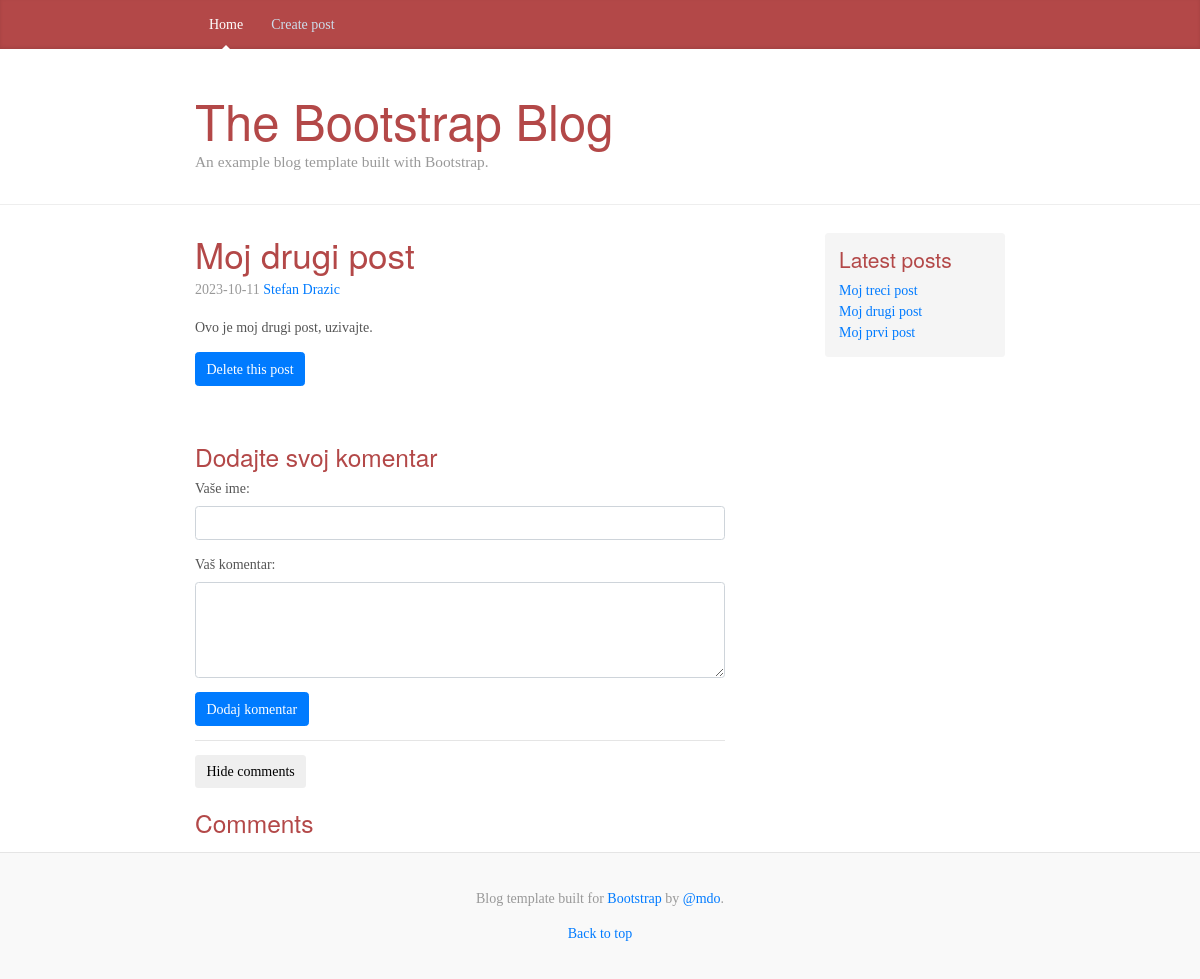
The page /single-post.php?post_id=2 on the database its author committed.
### tables this page shows
CREATE TABLE posts (
    id int auto_increment,
    title varchar(255) not null,
    body TEXT not null,
    author int not null,
    created_at date not null,
    PRIMARY KEY (id),
    FOREIGN KEY (author) REFERENCES users(id)
);

CREATE TABLE users (
    id int auto_increment,
    first_name varchar(100) not null,
    last_name varchar(100) not null,
    PRIMARY KEY (id)
);

### db.php (called while the page is built, shortened)
<?php
function getData($sql, $connection, $fetchAll = false)
{
    $statement = $connection->prepare($sql);
    $statement->execute();
    $statement->setFetchMode(PDO::FETCH_ASSOC);
    return $fetchAll ? $statement->fetchAll() : $statement->fetch();
}
?>

### single-post.php (the view, shortened to what this page needs)
<?php include('db.php') ?>
<?php include('header.php') ?>
<main role="main" class="container">
    <div class="row">
        <div class="col-sm-8 blog-main">
            <?php
            if (isset($_GET['post_id'])) {
                $sql1 = "SELECT p.*, users.id as userID, users.first_name, users.last_name FROM posts p inner join users on p.author = users.id WHERE p.id = {$_GET['post_id']}";
                $post = getData($sql1, $connection, $fetchAll = false);
                ?>
                <?php
            } else {
                echo ('post_id nije prosledjen kroz $_GET');
            }
            ?>
            <div class="blog-post">
                <a href="single-post.php?post_id=<?php echo ($post['id']) ?>">
                    <h2 class="blog-post-title">
                        <?php echo ($post['title']) ?>
                    </h2>
                </a>
                <p class="blog-post-meta">
                    <?php echo ($post['created_at']) ?> <a href="#">
                        <?php echo ($post['first_name'] . ' ' . $post['last_name']) ?>
                    </a>
                </p>
                <p>
                    <?= $post['body'] ?>
                </p>
                <button class="btn btn-primary" onclick="confirmDelete()">Delete this post</button>
            </div>
            <?php include('comments.php') ?>
        </div>
        <?php include('sidebar.php') ?>
    </div>
</main>
<?php include('footer.php') ?>

### sidebar.php
<?php
$sql4 = "SELECT * FROM posts ORDER BY created_at DESC LIMIT 5";
$posts5 = getData($sql4, $connection, $fetchAll = true);
?>
<aside class="col-sm-3 ml-sm-auto blog-sidebar">
    <div class="sidebar-module sidebar-module-inset">
        <h4>Latest posts</h4>
        <ol class="list-unstyled">
            <?php foreach ($posts5 as $post) { ?>
                <li>
                    <a href="single-post.php?post_id=<?php echo ($post['id']) ?>">
                        <?= $post['title'] ?>
                    </a>
                </li>
            <?php } ?>
        </ol>
    </div>
</aside>

### styles/blog.css (style rules this page uses)
@media (min-width: 48em) { html { font-size: 18px; } }
body { font-family: Georgia, "Times New Roman", Times, serif; color: #555; }
h1, .h1, h2, .h2, h3, .h3, h4, .h4, h5, .h5, h6, .h6 { font-family: "Helvetica Neue", Helvetica, Arial, sans-serif; font-weight: 400; color: #333; }
.container { max-width: 60rem; }
.sidebar-module { padding: 1rem; }
.sidebar-module-inset { padding: 1rem; background-color: #f5f5f5; border-radius: .25rem; }
.sidebar-module-inset p:last-child, .sidebar-module-inset ul:last-child, .sidebar-module-inset ol:last-child { margin-bottom: 0; }
.blog-post { margin-bottom: 4rem; }
.blog-post-title { margin-bottom: .25rem; font-size: 2.5rem; }
.blog-post-meta { margin-bottom: 1.25rem; color: #999; }

### styles/styles.css (style rules this page uses)
html { font-size: 14px; }
h1, h2, h3, h4, h5, h6 { color: #b34848; }

### rows shown on the page
posts: title "Moj drugi post", created_at "2023-10-11", author.first_name "Stefan", author.last_name "Drazic", body "Ovo je moj drugi post, uzivajte."
posts: title "Moj treci post"
posts: title "Moj prvi post"
